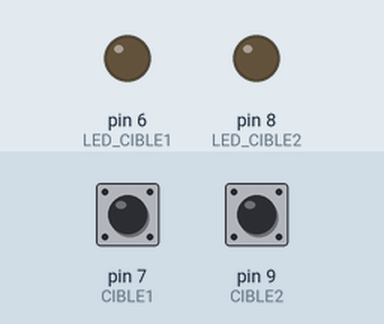
Recording of a sketch running on a simulated Arduino Uno, built with avr-gcc and run on an emulated ATmega328P. Parts: output pins drawn as LEDs (lit = HIGH). Dashed ring = blinking. Inputs (shaded band) come from the test bench; at power-on: pin 7 (CIBLE1) HIGH, pin 9 (CIBLE2) HIGH.

Above: at 1.2 s.
1.3 s: pin 7 (CIBLE1) pulled LOW for 1 s
At 1.45 s:
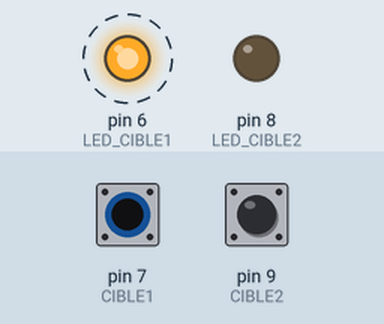
3.8 s: pin 9 (CIBLE2) pulled LOW for 3.2 s
At 3.95 s:
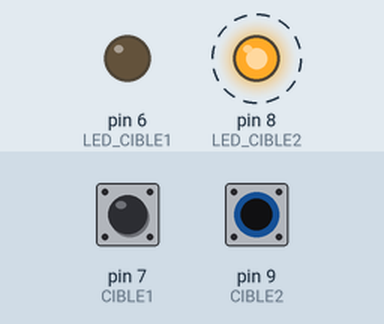
8.5 s: pin 7 (CIBLE1) pulled LOW for 3.2 s
At 12.3 s:
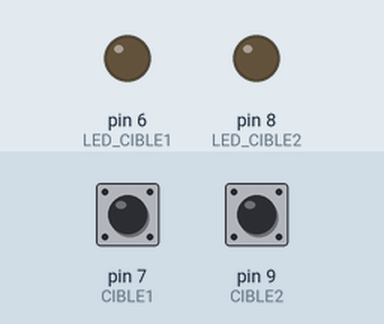
Timing chart, 0 to 13.8 s (numbered marks = the images above; inputs shaded):
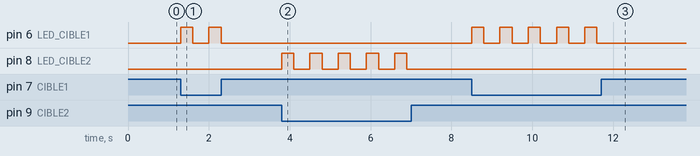

The sketch:

test_cibles.ino
```cpp
const int CIBLE1 = 7;
const int CIBLE2 = 9;
const int LED_CIBLE1=6;
const int LED_CIBLE2=8;
int valeur_cible1;
int valeur_cible2;
int anciennevaleur_cible1 =1;
int anciennevaleur_cible2 =1;
int score;
unsigned long dernierImpactCible1 = 0;
unsigned long dernierImpactCible2 = 0;

void setup() {
  Serial.begin(115200);
  pinMode(CIBLE1, INPUT_PULLUP);
  pinMode(CIBLE2, INPUT_PULLUP);
  pinMode(LED_CIBLE1,OUTPUT);
  pinMode(LED_CIBLE2,OUTPUT);
  digitalWrite(LED_CIBLE1,LOW);
  digitalWrite(LED_CIBLE2,LOW);
}

void loop() {
  valeur_cible1 = digitalRead(CIBLE1);
  valeur_cible2 = digitalRead(CIBLE2);
  if(valeur_cible1 == LOW && anciennevaleur_cible1 == HIGH && millis()-dernierImpactCible1>=400){
     score+=300;
     digitalWrite(LED_CIBLE1, HIGH);
     delay(300);
     digitalWrite(LED_CIBLE1,LOW);
     dernierImpactCible1 = millis();
  }
  if(valeur_cible2 == LOW && anciennevaleur_cible2 == HIGH && millis()-dernierImpactCible2>=400){
     score+=300;
     digitalWrite(LED_CIBLE2, HIGH);
     delay(300);
     digitalWrite(LED_CIBLE2,LOW);
     dernierImpactCible2 = millis();
  }
}
```

Measured:
- after the input at 1.3 s, pin 6 (LED_CIBLE1): alternates HIGH for 0.30 s and LOW for 0.40 s, 4 changes in all, then stays LOW, starting at once
- after the input at 3.8 s, pin 8 (LED_CIBLE2): alternates HIGH for 0.30 s and LOW for 0.40 s, 10 changes in all, then stays LOW, starting at once
- after the input at 8.5 s, pin 6 (LED_CIBLE1): alternates HIGH for 0.30 s and LOW for 0.40 s, 10 changes in all, then stays LOW, starting at once
